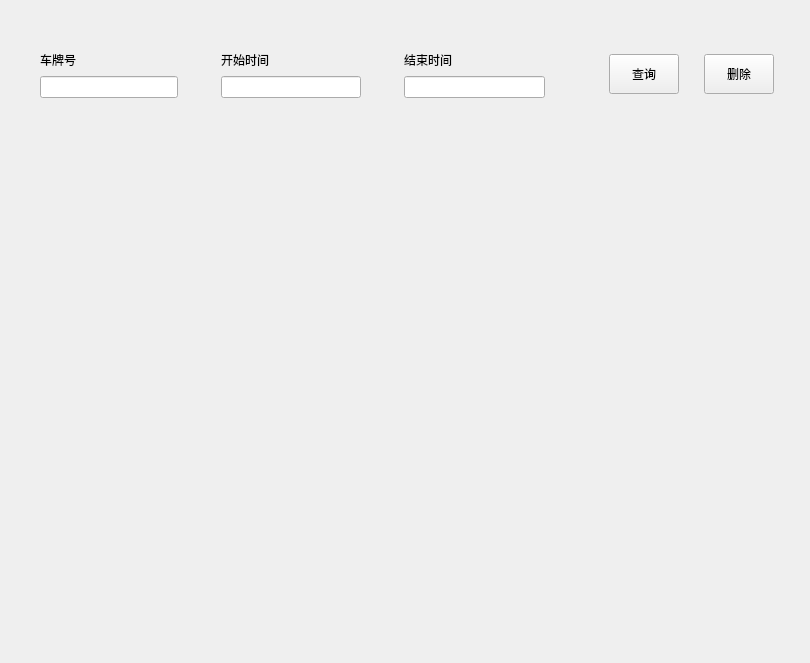
<?xml version="1.0" encoding="UTF-8"?>
<ui version="4.0">
 <class>VehicleInformation</class>
 <widget class="QWidget" name="VehicleInformation">
  <property name="geometry">
   <rect>
    <x>0</x>
    <y>0</y>
    <width>810</width>
    <height>663</height>
   </rect>
  </property>
  <property name="minimumSize">
   <size>
    <width>810</width>
    <height>663</height>
   </size>
  </property>
  <property name="windowTitle">
   <string>Form</string>
  </property>
  <layout class="QGridLayout" name="outerGridLayout" rowstretch="1,4">
   <item row="0" column="0">
    <widget class="QWidget" name="searchWidget" native="true">
     <layout class="QGridLayout" name="searchGridLayout">
      <property name="leftMargin">
       <number>20</number>
      </property>
      <property name="rightMargin">
       <number>25</number>
      </property>
      <property name="horizontalSpacing">
       <number>25</number>
      </property>
      <item row="0" column="4">
       <widget class="QPushButton" name="queryPushButton">
        <property name="minimumSize">
         <size>
          <width>55</width>
          <height>40</height>
         </size>
        </property>
        <property name="text">
         <string>查询</string>
        </property>
       </widget>
      </item>
      <item row="0" column="5">
       <widget class="QPushButton" name="deletePushButton">
        <property name="minimumSize">
         <size>
          <width>55</width>
          <height>40</height>
         </size>
        </property>
        <property name="text">
         <string>删除</string>
        </property>
       </widget>
      </item>
      <item row="0" column="1">
       <widget class="QWidget" name="startTimeWidget" native="true">
        <layout class="QGridLayout" name="startTimeGridLayout">
         <item row="0" column="0">
          <widget class="QLabel" name="startTimeLabel">
           <property name="text">
            <string>开始时间</string>
           </property>
          </widget>
         </item>
         <item row="0" column="1">
          <spacer name="startTimeHorizontalSpacer">
           <property name="orientation">
            <enum>Qt::Orientation::Horizontal</enum>
           </property>
           <property name="sizeHint" stdset="0">
            <size>
             <width>96</width>
             <height>20</height>
            </size>
           </property>
          </spacer>
         </item>
         <item row="1" column="0" colspan="2">
          <widget class="QLineEdit" name="startTimeLineEdit"/>
         </item>
        </layout>
       </widget>
      </item>
      <item row="0" column="0">
       <widget class="QWidget" name="plateWidget" native="true">
        <layout class="QGridLayout" name="plateGridLayout">
         <item row="0" column="0">
          <widget class="QLabel" name="plateLabel">
           <property name="text">
            <string>车牌号</string>
           </property>
          </widget>
         </item>
         <item row="0" column="1">
          <spacer name="plateHorizontalSpacer">
           <property name="orientation">
            <enum>Qt::Orientation::Horizontal</enum>
           </property>
           <property name="sizeHint" stdset="0">
            <size>
             <width>106</width>
             <height>20</height>
            </size>
           </property>
          </spacer>
         </item>
         <item row="1" column="0" colspan="2">
          <widget class="QLineEdit" name="plateLineEdit"/>
         </item>
        </layout>
       </widget>
      </item>
      <item row="0" column="2">
       <widget class="QWidget" name="endTimeWidget" native="true">
        <layout class="QGridLayout" name="endTimeGridLayout">
         <item row="0" column="0">
          <widget class="QLabel" name="endTimeLabel">
           <property name="text">
            <string>结束时间</string>
           </property>
          </widget>
         </item>
         <item row="0" column="1">
          <spacer name="endTimeHorizontalSpacer">
           <property name="orientation">
            <enum>Qt::Orientation::Horizontal</enum>
           </property>
           <property name="sizeHint" stdset="0">
            <size>
             <width>97</width>
             <height>20</height>
            </size>
           </property>
          </spacer>
         </item>
         <item row="1" column="0" colspan="2">
          <widget class="QLineEdit" name="endTimeLineEdit"/>
         </item>
        </layout>
       </widget>
      </item>
      <item row="0" column="3">
       <spacer name="rightHorizontalSpacer">
        <property name="orientation">
         <enum>Qt::Orientation::Horizontal</enum>
        </property>
        <property name="sizeHint" stdset="0">
         <size>
          <width>40</width>
          <height>20</height>
         </size>
        </property>
       </spacer>
      </item>
     </layout>
    </widget>
   </item>
   <item row="1" column="0">
    <widget class="QWidget" name="contentWidget" native="true"/>
   </item>
  </layout>
 </widget>
 <resources/>
 <connections/>
</ui>
